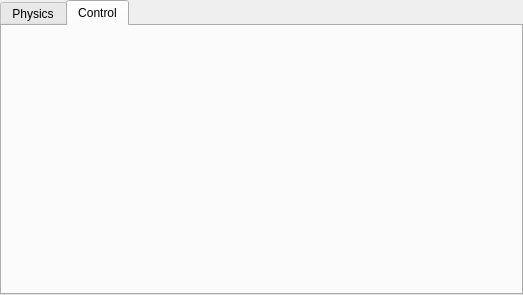
<?xml version="1.0" encoding="UTF-8"?>
<ui version="4.0">
 <class>RobotSettings</class>
 <widget class="QTabWidget" name="RobotSettings">
  <property name="geometry">
   <rect>
    <x>0</x>
    <y>0</y>
    <width>523</width>
    <height>295</height>
   </rect>
  </property>
  <property name="windowTitle">
   <string>Settings</string>
  </property>
  <property name="currentIndex">
   <number>1</number>
  </property>
  <widget class="QWidget" name="tab">
   <attribute name="title">
    <string>Physics</string>
   </attribute>
   <widget class="QGroupBox" name="groupBox">
    <property name="geometry">
     <rect>
      <x>0</x>
      <y>0</y>
      <width>491</width>
      <height>231</height>
     </rect>
    </property>
    <property name="title">
     <string>platform</string>
    </property>
    <widget class="QWidget" name="gridLayoutWidget">
     <property name="geometry">
      <rect>
       <x>10</x>
       <y>20</y>
       <width>471</width>
       <height>191</height>
      </rect>
     </property>
     <layout class="QGridLayout" name="gridLayout" rowstretch="1,0,0,0">
      <property name="sizeConstraint">
       <enum>QLayout::SetFixedSize</enum>
      </property>
      <item row="2" column="0">
       <widget class="QLabel" name="label_3">
        <property name="text">
         <string>Joints</string>
        </property>
       </widget>
      </item>
      <item row="0" column="0">
       <widget class="QLabel" name="label">
        <property name="text">
         <string>PlatformF</string>
        </property>
       </widget>
      </item>
      <item row="1" column="2">
       <widget class="QLineEdit" name="platformR_settings_input"/>
      </item>
      <item row="2" column="2">
       <widget class="QLineEdit" name="joints_settings_input"/>
      </item>
      <item row="1" column="0">
       <widget class="QLabel" name="label_2">
        <property name="text">
         <string>PlatformR</string>
        </property>
       </widget>
      </item>
      <item row="0" column="1">
       <widget class="QSlider" name="platformF_settings">
        <property name="orientation">
         <enum>Qt::Horizontal</enum>
        </property>
       </widget>
      </item>
      <item row="2" column="1">
       <widget class="QSlider" name="joints_settings">
        <property name="orientation">
         <enum>Qt::Horizontal</enum>
        </property>
       </widget>
      </item>
      <item row="0" column="2">
       <widget class="QLineEdit" name="platformF_settings_input"/>
      </item>
      <item row="1" column="1">
       <widget class="QSlider" name="PlatformR_settings">
        <property name="orientation">
         <enum>Qt::Horizontal</enum>
        </property>
       </widget>
      </item>
      <item row="3" column="2">
       <widget class="QPushButton" name="pushButton">
        <property name="text">
         <string>Save</string>
        </property>
       </widget>
      </item>
     </layout>
    </widget>
   </widget>
  </widget>
  <widget class="QWidget" name="tab">
   <attribute name="title">
    <string>Control</string>
   </attribute>
  </widget>
 </widget>
 <resources/>
 <connections/>
</ui>
